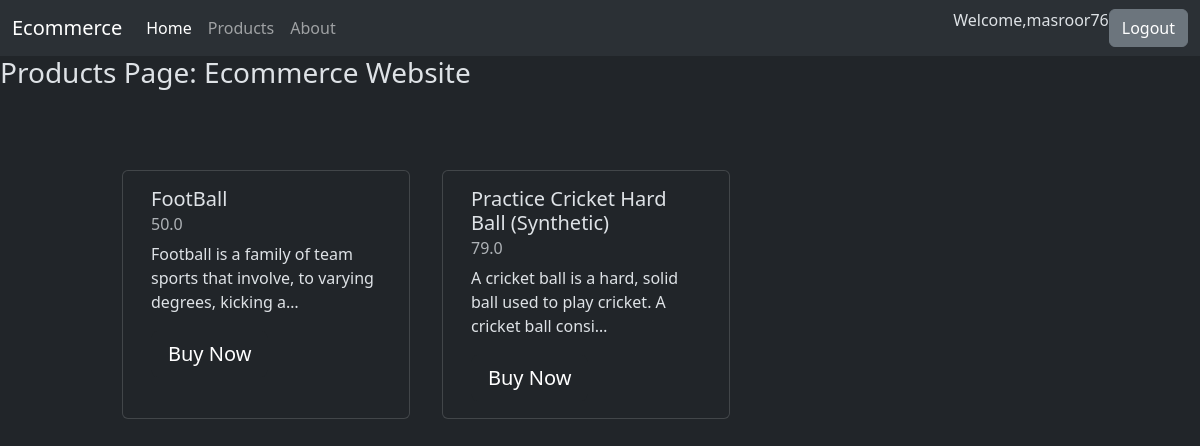
Screenshot of /products/ (signed in) with the database file from the repository.
### products/models.py (models this page shows, shortened)
class ProductsModel(models.Model):
    ProductName = models.CharField(max_length=150)
    ProductDescription = models.TextField()
    ProductPrice = models.FloatField()
    StockCount = models.IntegerField(10)
    onSale = models.BooleanField(default=False)

### ecommerce/views.py (the view)
# urls.py: path('products/', views.Products.as_view()),
class Products(View):
    def get(self, request, format=None):
        data = ProductsModel.objects.all()
        return render(request,'products.html', {'data': data} )

### ecommerce/templates/products.html
{% extends 'base_layout.html' %}
{% block userContent %}
<h3>Products Page: Ecommerce Website</h3>
<div class="container">
    <div class="row m-3 p-5">
        {% for i in data %}
        <div class="card m-3" style="width: 18rem;">
            <div class="card-body justify-content-between">
                <h5 class="card-title">{{i.ProductName}}</h5>
                <h6 class="card-subtitle mb-2 text-muted">{{i.ProductPrice}}</h6>
                <p class="card-text">{{i.ProductDescription|truncatechars:80}}</p>
                <button type="button" class="btn btn-dark  btn-lg">Buy Now</button>
            </div>
        </div>
        {% endfor %}
    </div>
</div>
{% endblock %}

### ecommerce/templates/navBar.html (shortened to what this page needs)
<nav class="navbar navbar-expand-lg bg-body-tertiary" data-bs-theme="dark">
    <div class="container-fluid">
        <a class="navbar-brand" href="/">Ecommerce</a>
        <div class="collapse navbar-collapse" id="navbarNav">
            <ul class="navbar-nav">
                <li class="nav-item">
                    <a class="nav-link active" aria-current="page" href="/">Home</a>
                </li>
                <li class="nav-item">
                    <a class="nav-link" href="/products">Products</a>
                </li>
                <li class="nav-item">
                    <a class="nav-link" href="/about">About</a>
                </li>
            </ul>
        </div>
        {% if request.user.is_authenticated %}
            <p class="d-flex align-self-center justify-content-center ">Welcome, <a class="nav-link" href="/dashboard">{{user}} </a></P>
            <a href="/accounts/logout" >
                <button type="button" class="btn btn-secondary" >Logout</button>
            </a>
        {% else %}
            <a  href="/accounts/login">
                <button type="button" class="btn btn-secondary" >Login</button>
            </a>
        {% endif %}
    </div>
</nav>

### rows the page displays
ProductsModel: ProductName "FootBall", ProductPrice "50.0", ProductDescription "Football is a family of team sports that involve, to varying degrees, kicking a…"
ProductsModel: ProductName "Practice Cricket Hard Ball (Synthetic)", ProductPrice "79.0", ProductDescription "A cricket ball is a hard, solid ball used to play cricket. A cricket ball consi…"

### other values shown
{{ user }} "masroor76"
